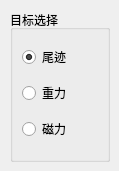
           <widget class="QWidget" name="tab_5">
            <attribute name="title">
             <string>尾迹重磁响应模拟</string>
            </attribute>
            <widget class="QGroupBox" name="groupBox_5">
             <property name="geometry">
              <rect>
               <x>10</x>
               <y>10</y>
               <width>100</width>
               <height>152</height>
              </rect>
             </property>
             <property name="title">
              <string>目标选择</string>
             </property>
             <layout class="QGridLayout" name="gridLayout_11">
              <item row="0" column="0">
               <widget class="QRadioButton" name="radioButton_12">
                <property name="toolTip">
                 <string>尾迹的计算机模拟</string>
                </property>
                <property name="text">
                 <string>尾迹</string>
                </property>
                <property name="icon">
                 <iconset resource="Icons/icons.qrc">
                  <normaloff>:/Icons/Icons_PV/pqPlotLineOverTime24.png</normaloff>:/Icons/Icons_PV/pqPlotLineOverTime24.png</iconset>
                </property>
                <property name="checked">
                 <bool>true</bool>
                </property>
               </widget>
              </item>
              <item row="1" column="0">
               <widget class="QRadioButton" name="radioButton_13">
                <property name="toolTip">
                 <string>尾迹重力响应模拟</string>
                </property>
                <property name="text">
                 <string>重力</string>
                </property>
                <property name="icon">
                 <iconset resource="Icons/icons.qrc">
                  <normaloff>:/Icons/Icons_PV/pqSlice.svg</normaloff>:/Icons/Icons_PV/pqSlice.svg</iconset>
                </property>
               </widget>
              </item>
              <item row="2" column="0">
               <widget class="QRadioButton" name="radioButton_14">
                <property name="toolTip">
                 <string>尾迹磁力响应模拟</string>
                </property>
                <property name="text">
                 <string>磁力</string>
                </property>
                <property name="icon">
                 <iconset resource="Icons/icons.qrc">
                  <normaloff>:/Icons/Icons_PV/pq3DView16.png</normaloff>:/Icons/Icons_PV/pq3DView16.png</iconset>
                </property>
               </widget>
              </item>
             </layout>
            </widget>
           </widget>
